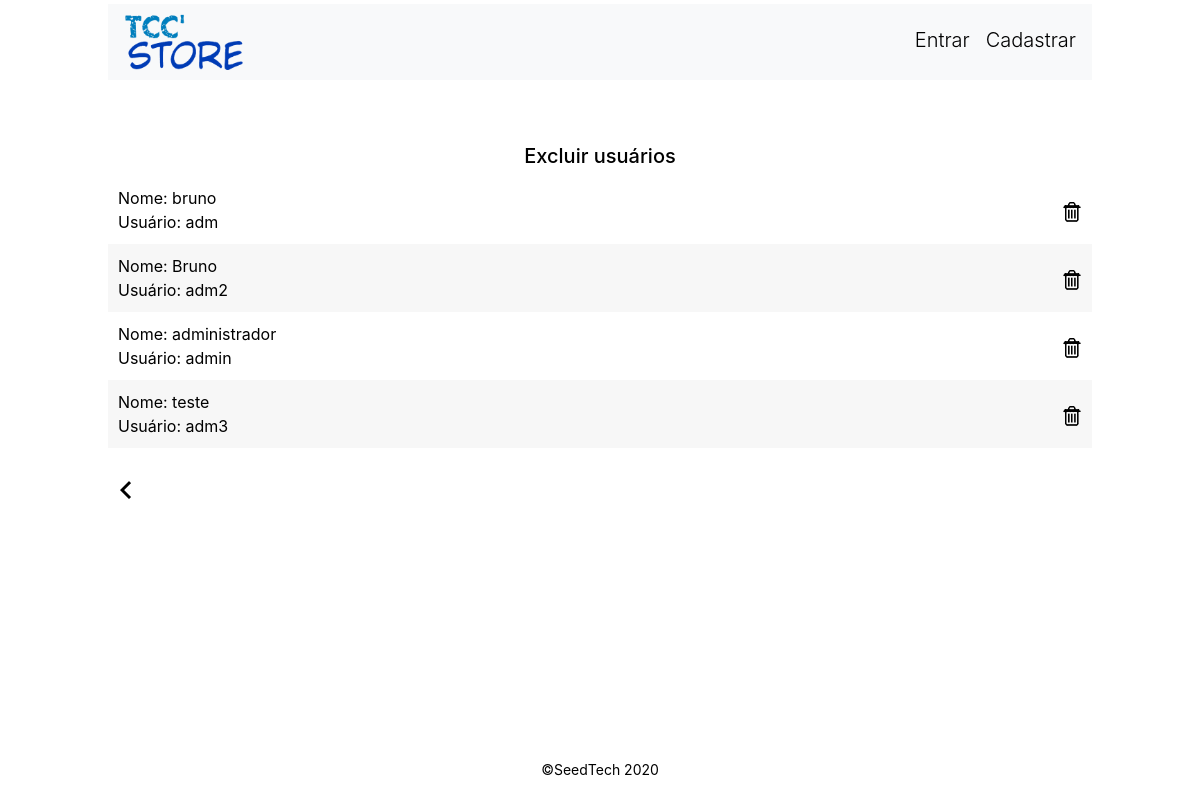
Page /listar-user.php on the committed database.
### tables this page shows
CREATE TABLE `usuarios` (
  `cod_usuario` int(11) NOT NULL,
  `usuario` varchar(20) NOT NULL,
  `nome` varchar(20) DEFAULT NULL,
  `senha` varchar(80) DEFAULT NULL,
  `tipo` varchar(20) DEFAULT NULL
);

### listar-user.php (the view, shortened to what this page needs)
<!DOCTYPE html>
<html lang="en">
<head>
    <link rel="stylesheet" href="css/bootstrap.min.css">
    <link rel="stylesheet" href="css/inicio.css">
    <link rel="stylesheet" type="text/css" href="css/estilo.css">
    <?php
    require_once "includes/banco.php";
    require_once "includes/fun.php";
    ?>
</head>
<body>
    <div class="cover-container d-flex w-100 h-100 p-1 mx-auto flex-column">
        <header class="masthead" style="margin-bottom: 4rem;">
            <div class="inner">
                <div class="navbar navbar-light bg-light">
                    <h3 class="masthead-brand"><a href="index.php"><img src="icones/logo.png" alt="logo tcc store" width="120"></a></h3>
                    <nav class="nav nav-masthead justify-content-center nav">
                        <?php
                        if (empty($_SESSION['user'])) {
                            echo "<a class='nav-link' href= 'user-login.php'> Entrar</a> ";
                            echo "<a class='nav-link' href='user-cadastrar.php'>Cadastrar</a>";
                        }
                        ?>
                    </nav>
                </div>
            </div>
        </header>
        <h5 class="h5">Excluir usuários</h5>
        <table class="listagem">
            <?php
            $sql = "select * from usuarios";
            $busca = $banco->query($sql);
            if (!$busca) {
                echo "<tr><td>Infelizmente a busca deu errado";
            } else {
                if ($busca->num_rows == 0) {
                    echo "<tr><td>Nenhum registro encontrado";
                } else {
                    while ($reg = $busca->fetch_object()) {
                        echo "<tr><td>Nome: $reg->nome";
                        echo "<br>Usuário: $reg->usuario";
                        echo "<td class ='direita'>";
                        echo " <a href='excluir-user.php?cod=$reg->cod_usuario' class='img'><img src ='icones/icodelete.png'></a> ";
                    }
                }
            }
            ?>
        </table>
        <br>
        <?php echo voltar() ?>
        <footer class="masterfoot mt-auto">
            <div class="inner">
                <p>
                    &copySeedTech 2020
                </p>
            </div>
        </footer>
    </div>
</body>
</html>

### css/inicio.css (style rules this page uses)
a, a:focus, a:hover { color: #fff; }
html, body { height: 100%; background-color: rgba(255, 255, 255, 0.932); }
body { display: -ms-flexbox; display: flex; color: #000; }
.h5 { text-align: center; }
.cover-container { max-width: 62em; }
.masthead { margin-bottom: 10rem; }
.masthead-brand { margin-bottom: 0; }
.nav-masthead .nav-link { padding: .25rem 0; font-weight: 300; color: #000; background-color: transparent; border-bottom: .25rem solid transparent; }
.nav { font-size: 1.25rem; }
.nav-masthead .nav-link + .nav-link { margin-left: 1rem; }
@media (min-width: 48em) { .masthead-brand { float: left; } }
@media (min-width: 48em) { .nav-masthead { float: right; } }

### css/estilo.css (style rules this page uses)
table.listagem { width: 100%; text-align: left; border-collapse: collapse; }
table.listagem tr { height: 50px; }
table.listagem td { padding: 10px; }
table.listagem tr:nth-child(even) { background-color: #f7f7f7; }
table.listagem td:nth-child(1) { width: 50px; }
footer { font-size: 14px; text-align: center; }

### listar-user.php (style rules this page uses)
table.listagem .direita { text-align: right; }
table.listagem td { width: 60px }

### rows in the picture
usuarios: nome "bruno", usuario "adm"
usuarios: nome "Bruno", usuario "adm2"
usuarios: nome "administrador", usuario "admin"
usuarios: nome "teste", usuario "adm3"
